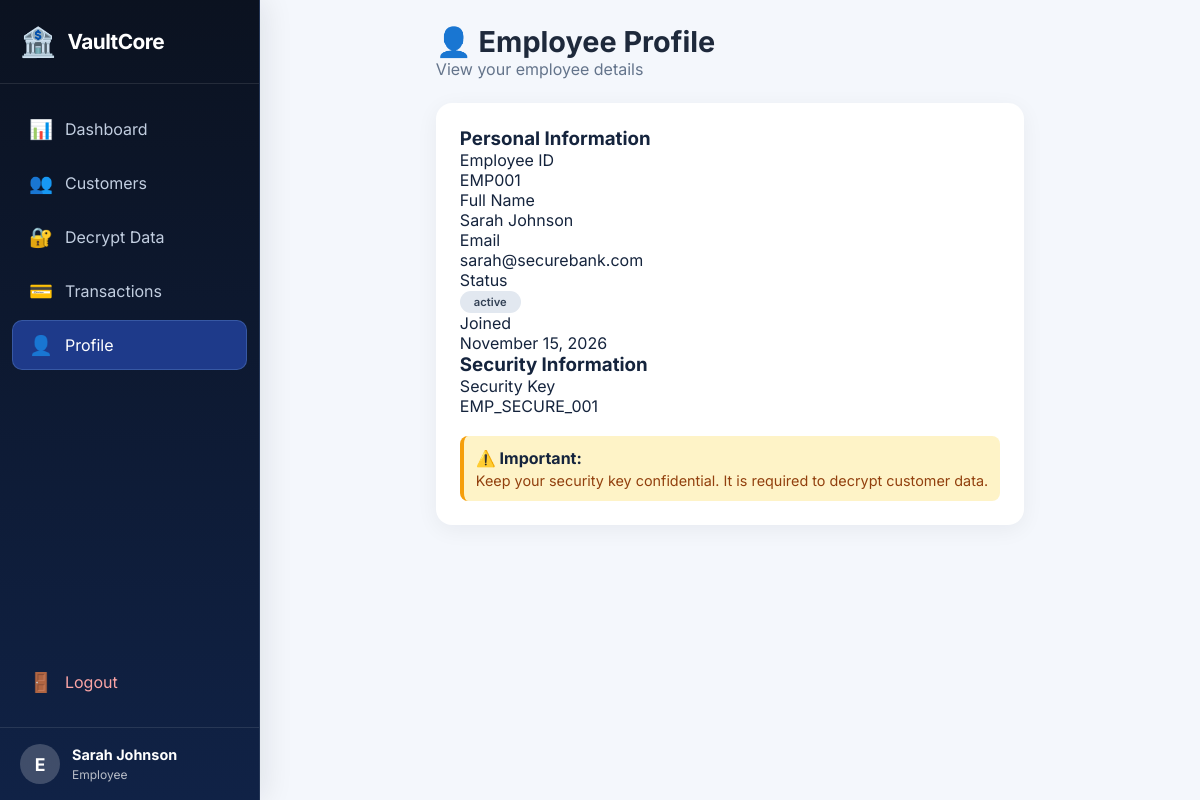
/employee/profile.php (signed in), run on the app's committed database.
### tables this page shows
CREATE TABLE employees (
    id INT PRIMARY KEY AUTO_INCREMENT,
    employee_id VARCHAR(20) UNIQUE NOT NULL,
    full_name VARCHAR(100) NOT NULL,
    email VARCHAR(100) UNIQUE NOT NULL,
    password_hash VARCHAR(255) NOT NULL,
    security_key VARCHAR(255) NOT NULL,
    created_at TIMESTAMP DEFAULT CURRENT_TIMESTAMP,
    status ENUM('active', 'inactive') DEFAULT 'active'
);

### employee/profile.php (the view, shortened to what this page needs)
<?php
$db = new Database();
$conn = $db->getConnection();
$employeeId = $_SESSION['user_id'];
$stmt = $conn->prepare("SELECT * FROM employees WHERE id = ?");
$stmt->execute([$employeeId]);
$employee = $stmt->fetch();
?>
<!DOCTYPE html>
<html lang="en">
<head>
    <link rel="stylesheet" href="../css/style.css">
    <link rel="stylesheet" href="../css/dashboard.css">
    <link rel="stylesheet" href="../css/employee.css">
    <link rel="stylesheet" href="../css/vaultcore.css">
</head>
<body>
    <div class="sidebar">
        <div class="sidebar-brand">
            <span class="brand-icon">🏦</span>
            <span>VaultCore</span>
        </div>
        <nav class="sidebar-nav">
            <a href="dashboard.php">
                <span class="nav-icon">📊</span>
                <span>Dashboard</span>
            </a>
            <a href="customers.php">
                <span class="nav-icon">👥</span>
                <span>Customers</span>
            </a>
            <a href="decrypt.php">
                <span class="nav-icon">🔐</span>
                <span>Decrypt Data</span>
            </a>
            <a href="transactions.php">
                <span class="nav-icon">💳</span>
                <span>Transactions</span>
            </a>
            <a href="profile.php" class="active">
                <span class="nav-icon">👤</span>
                <span>Profile</span>
            </a>
            <a href="../auth/logout.php" class="logout">
                <span class="nav-icon">🚪</span>
                <span>Logout</span>
            </a>
        </nav>
        <div class="sidebar-footer">
            <div class="user-info">
                <span class="user-avatar">E</span>
                <div>
                    <strong><?= htmlspecialchars($employee['full_name'] ?? 'Employee') ?></strong>
                    <small>Employee</small>
                </div>
            </div>
        </div>
    </div>
    <div class="main-content">
        <header class="page-header">
            <div>
                <h1>👤 Employee Profile</h1>
                <p>View your employee details</p>
            </div>
        </header>
        <div class="panel">
            <div class="profile-card">
                <div>
                    <h3>Personal Information</h3>
                    <div class="profile-info">
                        <div class="label">Employee ID</div>
                        <div class="value"><?= htmlspecialchars($employee['employee_id'] ?? '') ?></div>
                    </div>
                    <div class="profile-info">
                        <div class="label">Full Name</div>
                        <div class="value"><?= htmlspecialchars($employee['full_name'] ?? '') ?></div>
                    </div>
                    <div class="profile-info">
                        <div class="label">Email</div>
                        <div class="value"><?= htmlspecialchars($employee['email'] ?? '') ?></div>
                    </div>
                    <div class="profile-info">
                        <div class="label">Status</div>
                        <div class="value">
                            <span class="badge badge-<?= $employee['status'] ?>"><?= $employee['status'] ?></span>
                        </div>
                    </div>
                    <div class="profile-info">
                        <div class="label">Joined</div>
                        <div class="value"><?= date('F d, Y', strtotime($employee['created_at'])) ?></div>
                    </div>
                </div>
                <div>
                    <h3>Security Information</h3>
                    <div class="encryption-info-card">
                        <div class="label">Security Key</div>
                        <div><code><?= htmlspecialchars($employee['security_key'] ?? 'N/A') ?></code></div>
                        <br>
                        <div style="background: #fef3c7; padding: 12px; border-radius: 8px; border-left: 4px solid #f59e0b;">
                            <strong>⚠️ Important:</strong>
                            <p style="font-size: 0.9rem; margin-top: 4px; color: #92400e;">
                                Keep your security key confidential. It is required to decrypt customer data.
                            </p>
                        </div>
                    </div>
                </div>
            </div>
        </div>
    </div>
</body>
</html>

### css/style.css (style rules this page uses)
:root { --primary: #1e3a8a; --primary-dark: #0b2b5c; --primary-light: #3b5fc4; --gray-50: #f8fafc; --gray-100: #f1f5f9; --gray-200: #e2e8f0; --gray-400: #94a3b8; --gray-500: #64748b; --gray-600: #475569; --gray-800: #1e293b; --success: #16a34a; --warning: #f59e0b; --danger: #dc2626; --shadow: 0 1px 3px rgba(0, 0, 0, 0.1), 0 1px 2px rgba(0, 0, 0, 0.06); --shadow-lg: 0 10px 15px -3px rgba(0, 0, 0, 0.1), 0 4px 6px -2px rgba(0, 0, 0, 0.05); }
* { box-sizing: border-box; margin: 0; padding: 0; font-family: 'Inter', -apple-system, BlinkMacSystemFont, 'Segoe UI', Roboto, sans-serif; }
body { background: #f0f4fa; min-height: 100vh; display: flex; justify-content: center; align-items: center; }
.badge { background: #e2e8f0; padding: 4px 14px; border-radius: 40px; font-size: 0.7rem; font-weight: 600; color: #334155; display: inline-block; }

### css/dashboard.css (style rules this page uses)
.sidebar { position: fixed; left: 0; top: 0; bottom: 0; width: 260px; background: linear-gradient(180deg, var(--primary-dark), var(--primary)); color: white; display: flex; flex-direction: column; z-index: 100; transition: all 0.3s ease; }
.sidebar-brand { padding: 24px 20px; display: flex; align-items: center; gap: 12px; font-size: 1.3rem; font-weight: 700; border-bottom: 1px solid rgba(255, 255, 255, 0.1); }
.brand-icon { font-size: 1.8rem; }
.sidebar-nav { flex: 1; padding: 20px 12px; display: flex; flex-direction: column; gap: 4px; }
.sidebar-nav a { display: flex; align-items: center; gap: 12px; padding: 12px 16px; border-radius: 10px; color: rgba(255, 255, 255, 0.7); text-decoration: none; transition: all 0.3s ease; }
.sidebar-nav a.active { background: rgba(255, 255, 255, 0.15); color: white; }
.sidebar-nav a.logout { margin-top: auto; color: #fca5a5; }
.nav-icon { font-size: 1.2rem; }
.sidebar-footer { padding: 16px 20px; border-top: 1px solid rgba(255, 255, 255, 0.1); }
.user-info { display: flex; align-items: center; gap: 12px; }
.user-avatar { width: 40px; height: 40px; background: rgba(255, 255, 255, 0.2); border-radius: 50%; display: flex; align-items: center; justify-content: center; font-weight: 700; font-size: 1.1rem; }
.user-info strong { display: block; font-size: 0.9rem; }
.user-info small { font-size: 0.75rem; opacity: 0.7; }
.main-content { margin-left: 260px; padding: 24px 32px; min-height: 100vh; background: var(--gray-50); }
.page-header { display: flex; justify-content: space-between; align-items: center; margin-bottom: 24px; }
.page-header h1 { font-size: 1.8rem; font-weight: 700; color: var(--gray-800); }
.page-header p { color: var(--gray-500); }
.panel { background: white; border-radius: 16px; padding: 24px; box-shadow: var(--shadow); margin-bottom: 24px; }

### css/vaultcore.css (style rules this page uses)
:root { --primary:#1e3a8a;--primary-dark:#0b1220;--primary-light:#3b82f6;--success:#10b981;--gray-50:#f8fafc;--gray-100:#f1f5f9;--gray-200:#e2e8f0;--gray-400:#94a3b8;--gray-500:#64748b;--gray-600:#475569;--gray-800:#1e293b;--shadow:0 4px 16px rgba(15,23,42,.07);--shadow-lg:0 18px 50px rgba(15,23,42,.11) }
body { background:#f4f7fc;color:#15243d }
a,button,input,select,textarea { transition:border-color .2s ease,background-color .2s ease,box-shadow .2s ease }
.sidebar { background:linear-gradient(180deg,#0b1220 0%,#102246 100%);border-right:1px solid #243657;box-shadow:5px 0 28px rgba(11,18,32,.09) }
.sidebar-brand { color:#fff;border-bottom-color:rgba(255,255,255,.1);letter-spacing:-.025em }
.sidebar-brand .brand-icon { filter:none }
.sidebar-nav a { color:#c2cee0;border:1px solid transparent }
.sidebar-nav a.active { background:#1e3a8a;color:#fff;border-color:rgba(147,197,253,.22) }
.main-content,.dashboard-content { background:#f4f7fc }
.card,.stat-card,.dashboard-card,.content-card,.panel { border-color:#e2e8f0;box-shadow:0 5px 22px rgba(15,23,42,.055) }

### data on the page
employees: full_name "Sarah Johnson", employee "EMP001", email "sarah@securebank.com", status "active", created_at "November 15, 2026", security_key "EMP_SECURE_001"
